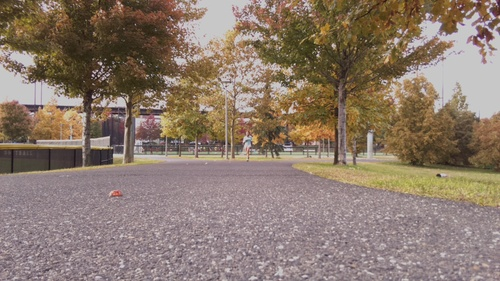
#> input picture CameraTests/Test1.jpg, 500 x 281 px, shrunk from 960 x 540 before the run
$ python TestPy.py   (Python 2 division)   (older library calls are emulated)
#> lines starting #> are read from the running program, lines starting #| are printed output that depends on the picture; after the words box and inside, x2 and y2 are one past the last pixel; in counts of white or black regions, pixels touching at a corner belong together
import numpy as np
import cv2
import time
import warnings
def sideBySide(img1, img2, destName):
    dims1 = img1.shape
    dims2 = img2.shape
    if len(dims1) < len(dims2):
        temp = np.dstack((img1,img1,img1))
        toWrite = np.hstack((temp,img2))
    elif len(dims1) > len(dims2):
        temp = np.dstack((img2,img2,img2))
        toWrite = np.hstack((img1, temp))
    else:
        toWrite = np.hstack((img1, img2))
    cv2.imwrite(destName, toWrite)

def maxContour(contours):
    maxCont = None
    maxIdx = -1
    maxLen = -1 #cv2.arcLength(maxCont, False)
    for i, c in enumerate(contours):
        nextLen = cv2.arcLength(c, False)
        if nextLen > maxLen:
            maxCont = c
            maxIdx = i
            maxLen = nextLen
    return maxCont,maxIdx


image = cv2.imread('Test1.jpg')
#> image is the input picture: shape (281, 500, 3); mean B, G, R 108.6, 121.7, 139.3
ylen,xlen,d = image.shape
#> ylen = 281; xlen = 500; d = 3
trimTop =ylen/2
#> trimTop = 140
trimRight = xlen
#> trimRight = 500
lines = []

# [29 lines of commented-out code are left out]
imageHSV = cv2.cvtColor(cv2.medianBlur(image,3), cv2.COLOR_RGB2HSV)
#> imageHSV: shape (281, 500, 3); mean H, S, V 111.6, 68, 138.7
h,s,v = cv2.split(imageHSV)
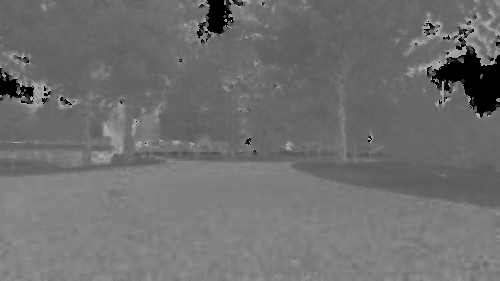
#> h: shape (281, 500); min 0, max 178, mean 111.6
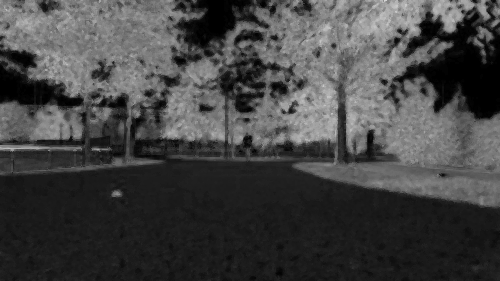
#> s: shape (281, 500); min 0, max 212, mean 68
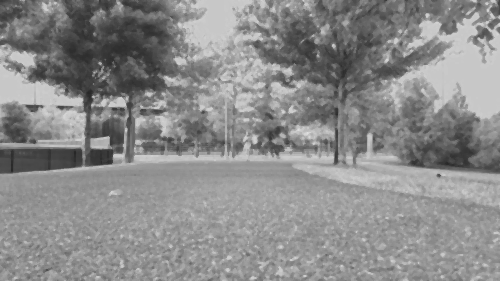
#> v: shape (281, 500); min 39, max 222, mean 138.7
xBox = range(xlen/2-5,xlen/2+5)
yBox = range(ylen-10, ylen)
hmean = np.mean(h[yBox,xBox])
#> hmean = 130.1
smean = np.mean(s[yBox,xBox])
#> smean = 19.9
vmean = np.mean(v[yBox,xBox])
#> vmean = 159.6

epsH = 20
epsS = 20
epsV = 50
threshH = cv2.inRange(h,hmean-epsH, hmean+epsH)
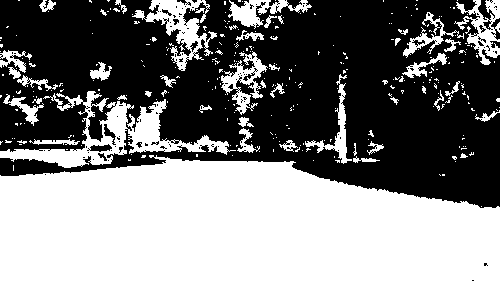
#> threshH: shape (281, 500); 48.4% white; 312 white regions (264 under 20 px), largest, box (x1, y1, x2, y2) and area: (0, 155, 500, 281) 52178, (0, 91, 236, 168) 4870, (132, 0, 217, 71) 1942
threshS = cv2.inRange(s,smean-epsS, smean+epsS)
#> threshS: shape (281, 500); 49.2% white; 153 white regions (104 under 20 px), largest, box (x1, y1, x2, y2) and area: (0, 111, 500, 281) 52716, (393, 2, 500, 119) 5999, (177, 0, 263, 57) 2257
threshV = cv2.inRange(v,vmean-epsV, vmean+epsV)
#> threshV: shape (281, 500); 77.3% white; 177 black regions (125 under 20 px), largest, box (x1, y1, x2, y2) and area: (0, 0, 186, 166) 13108, (253, 0, 425, 106) 7452, (404, 112, 500, 173) 2919
combined = (threshH) & (threshS)
#> combined: shape (281, 500); 42.6% white; 306 white regions (233 under 20 px), largest, box (x1, y1, x2, y2) and area: (0, 155, 500, 281) 51817, (221, 58, 266, 95) 497, (177, 20, 217, 49) 467
combined = cv2.medianBlur(combined,5)
#> combined: shape (281, 500); 41% white; 116 white regions (60 under 20 px), largest, box (x1, y1, x2, y2) and area: (0, 157, 500, 281) 51841, (221, 59, 266, 93) 456, (178, 16, 208, 47) 443
combined = cv2.Canny(combined,100,200)
#> combined: shape (281, 500); 2.5% white in thin lines or dots
cv2.imwrite('hThresh.jpg',threshH)
cv2.imwrite('sThresh.jpg',threshS)
cv2.imwrite('vThresh.jpg',threshV)
cv2.imwrite('combined.jpg',combined)
cont, contours, hierarchy = cv2.findContours(combined[:,xlen/2:], cv2.RETR_TREE, cv2.CHAIN_APPROX_SIMPLE)
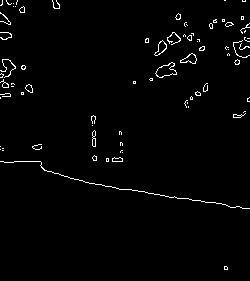
#> cont: shape (281, 250); 1.8% white in thin lines or dots
#> contours = 109 contours, 90 with area under 20; largest, box (x1, y1, x2, y2) and area: (155, 62, 177, 78) 177, (155, 62, 177, 78) 168, (180, 53, 197, 64) 91, (154, 40, 167, 56) 89, (180, 53, 197, 64) 83
c, i = maxContour(contours)
#> the loop in maxContour, `for i, c in enumerate(contours):` made 109 passes
#> (nextLen, maxIdx, maxLen) on passes 1, 3: (9.41, 0, 9.41), (545.8, 2, 545.8)
#> nextLen on passes 2, 5, 6, 7, 8, 9: 8.66, 6.66, 26.24, 22.49, 14.24, 11.07
#> after the loop in maxContour, `for i, c in enumerate(contours):`: maxCont = contour of 188 points, box (x1, y1, x2, y2) (0, 161, 250, 209), area 4; maxIdx = 2; maxLen = 545.8
#> c has the same summary as maxCont in maxContour; i = 2
temp = np.zeros_like(image)
row,cols = combined.shape[:2]
#> row = 281; cols = 500
[vx,vy,x,y] = cv2.fitLine(c, cv2.DIST_L2,0,0.01,0.01)
#> vx = [0.982]; vy = [0.191]; x = [127.5]; y = [187.2]
lefty = int((-x*vy/vx) + y)
#> lefty = 162
righty = int(((cols-x)*vy/vx)+y)
#> righty = 259
cv2.line(image,(cols-1+xlen/2,righty),(0+xlen/2,lefty),(0,255,0),2)
#cv2.drawContours(temp, contours, -1, (255,0,0), 3)


cv2.drawContours(temp, contours, i, (255,0,0), 3)
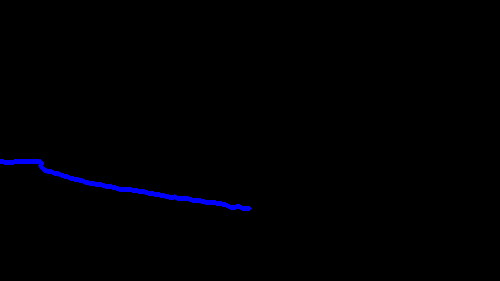
#> temp: shape (281, 500, 3); mean of channels 0, 1, 2 2.3, 0, 0; drawn as B, G, R
cv2.imwrite('combinedCont.jpg',temp)

# [6 lines of commented-out code are left out]
temp2 = np.zeros_like(image)
cv2.drawContours(temp2, contours, i, (255,0,0), 3)
sideBySide(image, temp, "HSV.jpg")
#> in sideBySide, `toWrite = np.hstack((img1, img2))`:
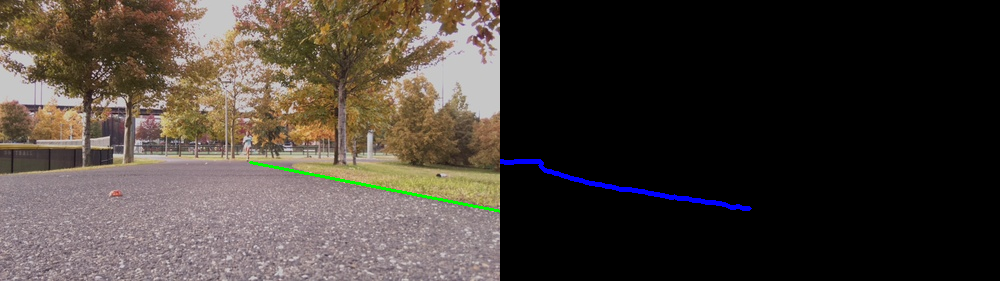
#> toWrite: shape (281, 1000, 3); mean B, G, R 55.1, 61.2, 69.2

$ run again, with CameraTests/Test2.jpg copied over CameraTests/Test1.jpg
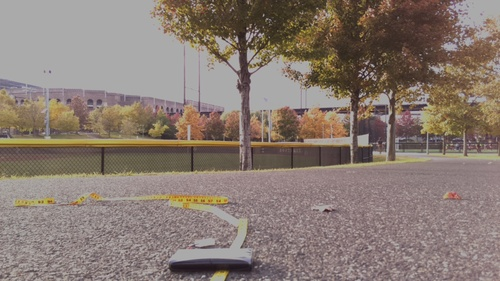
#> input picture CameraTests/Test2.jpg, 500 x 281 px, shrunk from 960 x 540 before the run
#> image is the input picture: shape (281, 500, 3); mean B, G, R 113.6, 122.1, 136
#> imageHSV: shape (281, 500, 3); mean H, S, V 100.2, 49.1, 135.9
#> hmean = 137.6
#> smean = 32.7
#> vmean = 85.3
#> `threshH = cv2.inRange(h,hmean-epsH, hmean+epsH)`:
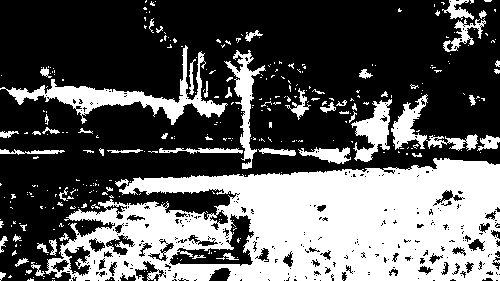
#> threshH: shape (281, 500); 35.7% white; 317 white regions (261 under 20 px), largest, box (x1, y1, x2, y2) and area: (45, 158, 500, 281) 37550, (0, 45, 228, 125) 3478, (224, 50, 266, 169) 1344
#> threshS: shape (281, 500); 46.5% white; 126 white regions (100 under 20 px), largest, box (x1, y1, x2, y2) and area: (0, 0, 500, 281) 59176, (304, 90, 392, 166) 2021, (441, 0, 500, 52) 876
#> threshV: shape (281, 500); 37.9% white; 516 white regions (428 under 20 px), largest, box (x1, y1, x2, y2) and area: (0, 0, 500, 177) 37601, (147, 219, 315, 281) 3777, (0, 98, 179, 140) 3205
#> cont: shape (281, 250); 2.9% white in thin lines or dots
#> contours = 113 contours, 71 with area under 20; largest, box (x1, y1, x2, y2) and area: (104, 104, 139, 162) 772, (104, 104, 139, 162) 743, (142, 129, 177, 148) 301, (142, 129, 177, 148) 290, (194, 22, 219, 47) 208
#> the loop in maxContour, `for i, c in enumerate(contours):` made 113 passes
#> (nextLen, maxLen) on passes 1, 3, 5, 21, 38, 42, 45, 59: (6.66, 6.66), (21.31, 21.31), (31.49, 31.49), (31.56, 31.56), (35.73, 35.73), (36.97, 36.97), (57.53, 57.53), (69.11, 69.11)
#> after the loop in maxContour, `for i, c in enumerate(contours):`: maxCont = contour of 136 points, box (x1, y1, x2, y2) (0, 158, 250, 175), area 7; maxIdx = 63; maxLen = 538
#> `c, i = maxContour(contours)`: c has the same summary as maxCont in maxContour; i = 63
#> vx = [0.998]; vy = [-0.0575]; x = [136.9]; y = [166.8]
#> lefty = 174
#> righty = 145
#> in sideBySide, `toWrite = np.hstack((img1, img2))`:
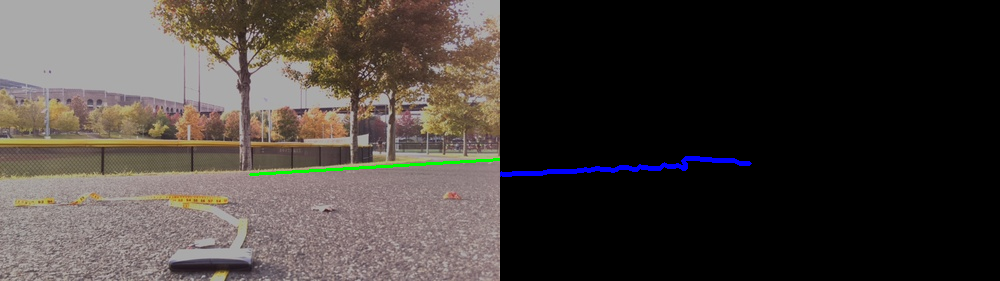
#> toWrite: shape (281, 1000, 3); mean B, G, R 57.6, 61.3, 67.6

$ run again, with CameraTests/Test3.jpg copied over CameraTests/Test1.jpg
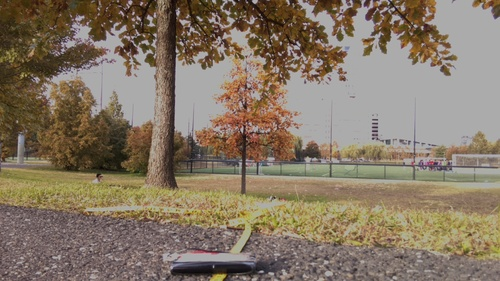
#> input picture CameraTests/Test3.jpg, 500 x 281 px, shrunk from 960 x 540 before the run
#> image is the input picture: shape (281, 500, 3); mean B, G, R 101.7, 119.4, 133.8
#> imageHSV: shape (281, 500, 3); mean H, S, V 93.7, 71.2, 134
#> hmean = 116.3
#> smean = 39.3
#> vmean = 83.5
#> `threshH = cv2.inRange(h,hmean-epsH, hmean+epsH)`:
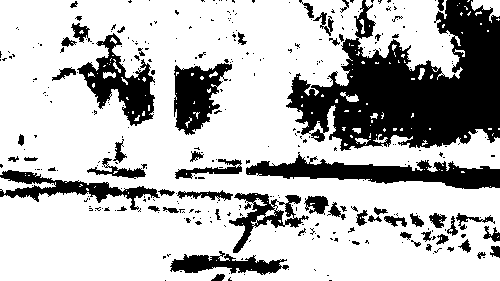
#> threshH: shape (281, 500); 73% white; 338 black regions (275 under 20 px), largest, box (x1, y1, x2, y2) and area: (286, 0, 500, 151) 17942, (246, 152, 500, 189) 4088, (77, 33, 155, 126) 2818
#> threshS: shape (281, 500); 26.7% white; 239 white regions (163 under 20 px), largest, box (x1, y1, x2, y2) and area: (0, 205, 500, 281) 22553, (171, 76, 500, 189) 7015, (46, 15, 164, 160) 1733
#> threshV: shape (281, 500); 45.1% white; 211 white regions (158 under 20 px), largest, box (x1, y1, x2, y2) and area: (0, 0, 347, 199) 35289, (0, 203, 500, 281) 20203, (365, 0, 451, 62) 2490
#> cont: shape (281, 250); 2.5% white in thin lines or dots
#> contours = 134 contours, 108 with area under 20; largest, box (x1, y1, x2, y2) and area: (87, 157, 123, 165) 187, (87, 157, 123, 165) 184, (47, 143, 66, 159) 137, (47, 143, 66, 159) 131, (27, 94, 37, 109) 80
#> the loop in maxContour, `for i, c in enumerate(contours):` made 134 passes
#> (nextLen, maxLen) on passes 1, 2, 4, 6: (4.83, 4.83), (12.66, 12.66), (187.9, 187.9), (540.7, 540.7)
#> after the loop in maxContour, `for i, c in enumerate(contours):`: maxCont = contour of 179 points, box (x1, y1, x2, y2) (0, 231, 250, 262), area 8; maxIdx = 5; maxLen = 540.7
#> `c, i = maxContour(contours)`: c has the same summary as maxCont in maxContour; i = 5
#> vx = [0.994]; vy = [0.112]; x = [118.9]; y = [245.3]
#> lefty = 231
#> righty = 288
#> in sideBySide, `toWrite = np.hstack((img1, img2))`:
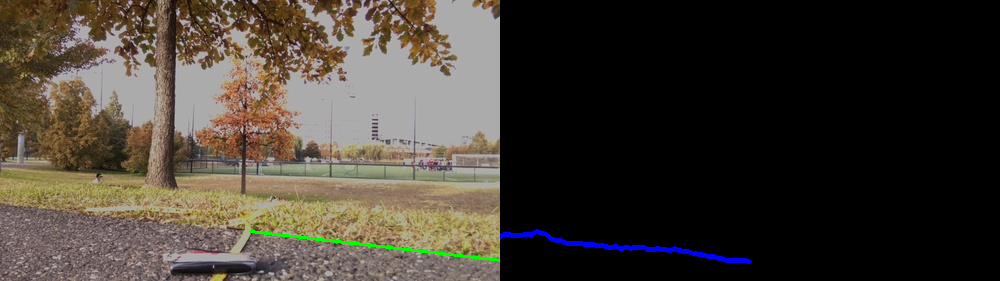
#> toWrite: shape (281, 1000, 3); mean B, G, R 51.7, 60, 66.5
